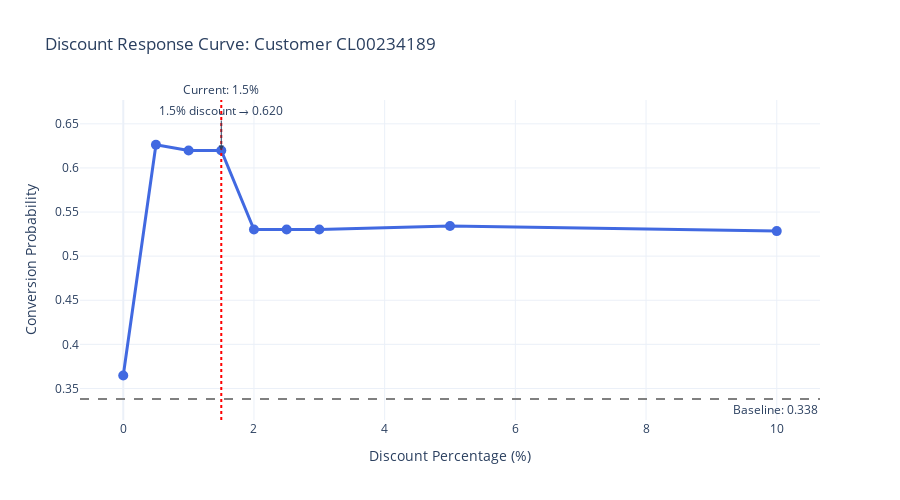

Notebook source saved alongside this figure:
### Code cell
# SIMPLEST INTERACTIVE CHART: DISCOUNT SLIDER FOR ONE CUSTOMER
print("\n=== CREATING INTERACTIVE DISCOUNT SLIDER ===")

import plotly.graph_objects as go
from plotly.subplots import make_subplots

# Select first customer for demonstration
demo_cust = selected_ids[0]
cust_quotes = df_sim[df_sim['numero_compte'] == demo_cust].copy()
baseline_prob = baseline_df[baseline_df['customer_id'] == demo_cust]['baseline_prob'].iloc[0]
base_price = cust_quotes['mt_apres_remise_ht_devis'].sum()

# Test different discount levels
discount_levels = [0, 0.5, 1.0, 1.5, 2.0, 2.5, 3.0, 5.0, 10.0]  # %
probabilities = []

for discount_pct in discount_levels:
    # Apply discount
    modified = cust_quotes.copy()
    if 'mt_apres_remise_ht_devis' in modified.columns:
        discount_amount = base_price * (discount_pct / 100)
        if 'mt_remise_exceptionnelle_ht' in modified.columns:
            modified['mt_remise_exceptionnelle_ht'] = modified['mt_remise_exceptionnelle_ht'].fillna(0) - discount_amount
        modified['mt_apres_remise_ht_devis'] = base_price - discount_amount
    
    # Get probability
    prob = run_simulation_get_prob(demo_cust, modified, model, feature_names)
    probabilities.append(prob)

# Create interactive figure with slider (conceptual)
fig = go.Figure()

# Add response curve
fig.add_trace(go.Scatter(
    x=discount_levels,
    y=probabilities,
    mode='lines+markers',
    name='Conversion Probability',
    line=dict(color='royalblue', width=3),
    marker=dict(size=10, color='royalblue'),
    hovertemplate='Discount: %{x}%<br>Probability: %{y:.3f}<br>Δ: %{customdata:.3f}',
    customdata=[p - baseline_prob for p in probabilities]
))

# Add baseline reference line
fig.add_hline(y=baseline_prob, line_dash="dash", line_color="gray",
              annotation_text=f"Baseline: {baseline_prob:.3f}",
              annotation_position="bottom right")

# Add current 1.5% discount point
fig.add_vline(x=1.5, line_dash="dot", line_color="red",
              annotation_text="Current: 1.5%", annotation_position="top")

# Layout
fig.update_layout(
    title=f"Discount Response Curve: Customer {demo_cust}",
    xaxis_title="Discount Percentage (%)",
    yaxis_title="Conversion Probability",
    hovermode="x unified",
    template="plotly_white",
    height=500
)

# Add annotations
fig.add_annotation(
    x=1.5, y=probabilities[discount_levels.index(1.5)],
    text=f"1.5% discount → {probabilities[discount_levels.index(1.5)]:.3f}",
    showarrow=True,
    arrowhead=2,
    ax=0,
    ay=-40
)

fig.show()

print(f"✓ Interactive response curve for customer {demo_cust}")
print(f"✓ Hover over points to see discount impact")
print(f"✓ Baseline: {baseline_prob:.3f}, Max at {discount_levels[probabilities.index(max(probabilities))]}%: {max(probabilities):.3f}")

### Figure 1 — Plotly figure (JSON) as saved in the notebook; plotly's stock layout.template omitted (floating-point values rounded to 4 significant figures)
{"data": [{"customdata": [0.0266, 0.2882, 0.2817, 0.2817, 0.1921, 0.1921, 0.1921, 0.1962, 0.1903], "hovertemplate": "Discount: %{x}%<br>Probability: %{y:.3f}<br>Δ: %{customdata:.3f}", "line": {"color": "royalblue", "width": 3}, "marker": {"color": "royalblue", "size": 10}, "mode": "lines+markers", "name": "Conversion Probability", "type": "scatter", "x": [0, 0.5, 1, 1.5, 2, 2.5, 3, 5, 10], "y": [0.3647, 0.6263, 0.6198, 0.6198, 0.5302, 0.5302, 0.5302, 0.5342, 0.5284]}], "layout": {"annotations": [{"showarrow": false, "text": "Baseline: 0.338", "x": 1, "xanchor": "right", "xref": "x domain", "y": 0.3381, "yanchor": "top", "yref": "y"}, {"showarrow": false, "text": "Current: 1.5%", "x": 1.5, "xanchor": "center", "xref": "x", "y": 1, "yanchor": "bottom", "yref": "y domain"}, {"arrowhead": 2, "ax": 0, "ay": -40, "showarrow": true, "text": "1.5% discount → 0.620", "x": 1.5, "y": 0.6198}], "height": 500, "hovermode": "x unified", "shapes": [{"line": {"color": "gray", "dash": "dash"}, "type": "line", "x0": 0, "x1": 1, "xref": "x domain", "y0": 0.3381, "y1": 0.3381, "yref": "y"}, {"line": {"color": "red", "dash": "dot"}, "type": "line", "x0": 1.5, "x1": 1.5, "xref": "x", "y0": 0, "y1": 1, "yref": "y domain"}], "title": {"text": "Discount Response Curve: Customer CL00234189"}, "xaxis": {"title": {"text": "Discount Percentage (%)"}}, "yaxis": {"title": {"text": "Conversion Probability"}}}}
